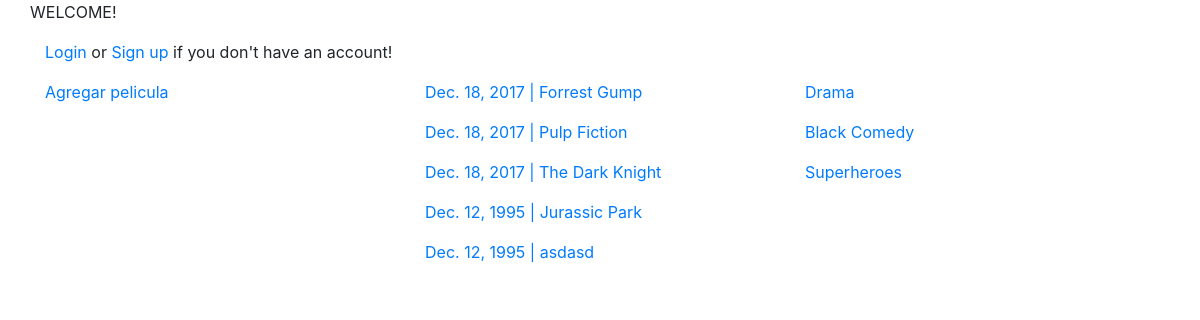
The page / on the database its author committed.
### movies/models.py (models this page shows, shortened)
class Movie(models.Model):
    title = models.CharField(max_length=100)
    category = models.ForeignKey('movies.Category')
    description = models.TextField()
    release_date = models.DateField(default=timezone.now)
    director = models.ForeignKey('movies.Director')
    actor = models.ManyToManyField('movies.Actor')
    country = CountryField()
    cover_img = models.ImageField(
        upload_to=cover_upload_path, default='/covers/default_cover.jpeg', null=True)
    def __unicode__(self):
        return "%s" % (self.title)

class Category(models.Model):
    name = models.CharField(max_length=20)
    description = models.TextField()
    def __unicode__(self):
        return "%s" % (self.name)

### movies/views.py (the view)
# urls.py: url(r'^$', views.index, name='index'),
def index(request):
    context = {
        'movies': Movie.objects.all(),
        'categories': Category.objects.all()
    }
    return render(request, 'index.html', context)

### movies/templates/index.html (shortened to what this page needs)
<!doctype html>
<html lang="en">
  <head>
    <link rel="stylesheet" href="https://maxcdn.bootstrapcdn.com/bootstrap/4.0.0-beta.2/css/bootstrap.min.css">
  </head>
  <body>
    <div class="container">
      <div class="row">
        <p> WELCOME! </p>
      </div>
      <div class="row">
        <div class="col">
          {% if user.is_authenticated %}
          <p><a href="{% url 'account_logout' %}">Logout</a></p>
          {% else %}
          <p><a href="{% url 'account_login' %}">Login</a> or <a href="{% url 'account_signup' %}">Sign up</a> if you don't have an account!</p>
          {% endif %}
        </div>
      </div>
    </div>
    <div class="container">
      <div class="row">
        <div class="col-md-4">
            <p><a href="{% url 'movies:add' %}">Agregar pelicula</a></p>
        </div>
        <div class="col-md-4">
            {% for movie in movies %}
              <p><a href="{% url 'movies:detail' movie.pk %}">{{ movie.release_date }} | {{ movie }}</a></p>
            {% endfor %}
        </div>
        <div class="col-md-4">
            {% for category in categories %}
              <p><a href="">{{ category }}</a></p>
            {% endfor %}
        </div>
      </div>
    </div>
  </body>
</html>

### rows shown on the page
Movie: release_date "Dec. 18, 2017", title "Forrest Gump"
Movie: release_date "Dec. 18, 2017", title "Pulp Fiction"
Movie: release_date "Dec. 18, 2017", title "The Dark Knight"
Movie: release_date "Dec. 12, 1995", title "Jurassic Park"
Movie: release_date "Dec. 12, 1995", title "asdasd"
Category: name "Drama"
Category: name "Black Comedy"
Category: name "Superheroes"
